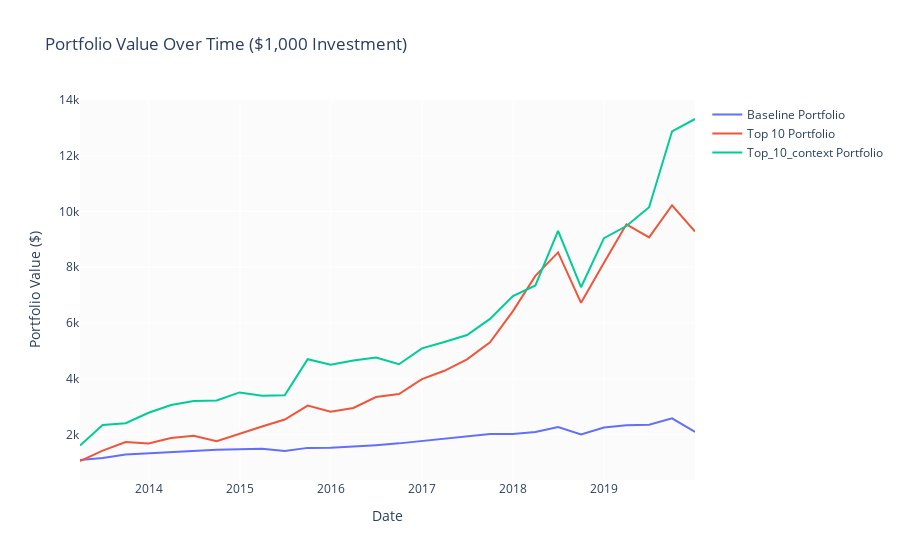

Source (notebook cell):
### Code cell
import plotly.graph_objects as go

# Assuming you have a dataframe 'df_avg' with columns 'datadate', 'baseline_portfolio', and 'top_10'

# Calculate the cumulative return for both portfolios
df_avg['baseline_cum_return'] = (1 + df_avg['baseline']).cumprod()
df_avg['top_10_cum_return'] = (1 + df_avg['top_10']).cumprod()
df_avg['top_10_context_cum_return'] = (1 + df_avg['top_10_context']).cumprod()
df_avg['top_10_ideal_cum_return'] = (1 + df_avg['top_10_ideal']).cumprod()

# Calculate the value over time of a $1,000 investment
initial_investment = 1000
df_avg['baseline_value'] = initial_investment * df_avg['baseline_cum_return']
df_avg['top_10_value'] = initial_investment * df_avg['top_10_cum_return']
df_avg['top_10_context_value'] = initial_investment * df_avg['top_10_context_cum_return']
df_avg['top_10_ideal_value'] = initial_investment * df_avg['top_10_ideal_cum_return']

# Create the plot
fig = go.Figure()

# Add baseline portfolio trace
fig.add_trace(go.Scatter(x=df_avg['datadate'], y=df_avg['baseline_value'],
                         mode='lines', name='Baseline Portfolio'))

# Add top_10 portfolio trace
fig.add_trace(go.Scatter(x=df_avg['datadate'], y=df_avg['top_10_value'],
                         mode='lines', name='Top 10 Portfolio'))

fig.add_trace(go.Scatter(x=df_avg['datadate'], y=df_avg['top_10_context_value'],
                         mode='lines', name='Top_10_context Portfolio'))

# Update the layout
fig.update_layout(
    title='Portfolio Value Over Time ($1,000 Investment)',
    xaxis_title='Date',
    yaxis_title='Portfolio Value ($)',
)

# Show the plot
fig.show()

### Figure 1 — Plotly figure (JSON) as saved in the notebook; plotly's stock layout.template omitted (floating-point values rounded to 4 significant figures)
{"data": [{"mode": "lines", "name": "Baseline Portfolio", "type": "scatter", "x": ["2013-03-31T00:00:00", "2013-06-30T00:00:00", "2013-09-30T00:00:00", "2013-12-31T00:00:00", "2014-03-31T00:00:00", "2014-06-30T00:00:00", "2014-09-30T00:00:00", "2014-12-31T00:00:00", "2015-03-31T00:00:00", "2015-06-30T00:00:00", "2015-09-30T00:00:00", "2015-12-31T00:00:00", "2016-03-31T00:00:00", "2016-06-30T00:00:00", "2016-09-30T00:00:00", "2016-12-31T00:00:00", "2017-03-31T00:00:00", "2017-06-30T00:00:00", "2017-09-30T00:00:00", "2017-12-31T00:00:00", "2018-03-31T00:00:00", "2018-06-30T00:00:00", "2018-09-30T00:00:00", "2018-12-31T00:00:00", "2019-03-31T00:00:00", "2019-06-30T00:00:00", "2019-09-30T00:00:00", "2019-12-31T00:00:00"], "y": [1083.0, 1157.0, 1278.0, 1323.0, 1366.0, 1400.0, 1452.0, 1468.0, 1491.0, 1406.0, 1520.0, 1525.0, 1561.0, 1618.0, 1681.0, 1773.0, 1843.0, 1931.0, 2017.0, 2020.0, 2092.0, 2265.0, 2000.0, 2252.0, 2330.0, 2353.0, 2579.0, 2092.0]}, {"mode": "lines", "name": "Top 10 Portfolio", "type": "scatter", "x": ["2013-03-31T00:00:00", "2013-06-30T00:00:00", "2013-09-30T00:00:00", "2013-12-31T00:00:00", "2014-03-31T00:00:00", "2014-06-30T00:00:00", "2014-09-30T00:00:00", "2014-12-31T00:00:00", "2015-03-31T00:00:00", "2015-06-30T00:00:00", "2015-09-30T00:00:00", "2015-12-31T00:00:00", "2016-03-31T00:00:00", "2016-06-30T00:00:00", "2016-09-30T00:00:00", "2016-12-31T00:00:00", "2017-03-31T00:00:00", "2017-06-30T00:00:00", "2017-09-30T00:00:00", "2017-12-31T00:00:00", "2018-03-31T00:00:00", "2018-06-30T00:00:00", "2018-09-30T00:00:00", "2018-12-31T00:00:00", "2019-03-31T00:00:00", "2019-06-30T00:00:00", "2019-09-30T00:00:00", "2019-12-31T00:00:00"], "y": [1049.0, 1422.0, 1730.0, 1674.0, 1877.0, 1957.0, 1760.0, 2012.0, 2286.0, 2538.0, 3036.0, 2814.0, 2951.0, 3342.0, 3450.0, 3988.0, 4286.0, 4694.0, 5305.0, 6426.0, 7688.0, 8531.0, 6722.0, 8165.0, 9539.0, 9069.0, 10220.0, 9278.0]}, {"mode": "lines", "name": "Top_10_context Portfolio", "type": "scatter", "x": ["2013-03-31T00:00:00", "2013-06-30T00:00:00", "2013-09-30T00:00:00", "2013-12-31T00:00:00", "2014-03-31T00:00:00", "2014-06-30T00:00:00", "2014-09-30T00:00:00", "2014-12-31T00:00:00", "2015-03-31T00:00:00", "2015-06-30T00:00:00", "2015-09-30T00:00:00", "2015-12-31T00:00:00", "2016-03-31T00:00:00", "2016-06-30T00:00:00", "2016-09-30T00:00:00", "2016-12-31T00:00:00", "2017-03-31T00:00:00", "2017-06-30T00:00:00", "2017-09-30T00:00:00", "2017-12-31T00:00:00", "2018-03-31T00:00:00", "2018-06-30T00:00:00", "2018-09-30T00:00:00", "2018-12-31T00:00:00", "2019-03-31T00:00:00", "2019-06-30T00:00:00", "2019-09-30T00:00:00", "2019-12-31T00:00:00"], "y": [1602.0, 2342.0, 2403.0, 2780.0, 3055.0, 3202.0, 3220.0, 3509.0, 3387.0, 3407.0, 4702.0, 4505.0, 4657.0, 4762.0, 4520.0, 5090.0, 5320.0, 5570.0, 6147.0, 6966.0, 7348.0, 9301.0, 7284.0, 9042.0, 9478.0, 10150.0, 12880.0, 13320.0]}], "layout": {"title": {"text": "Portfolio Value Over Time ($1,000 Investment)"}, "xaxis": {"title": {"text": "Date"}}, "yaxis": {"title": {"text": "Portfolio Value ($)"}}}}
